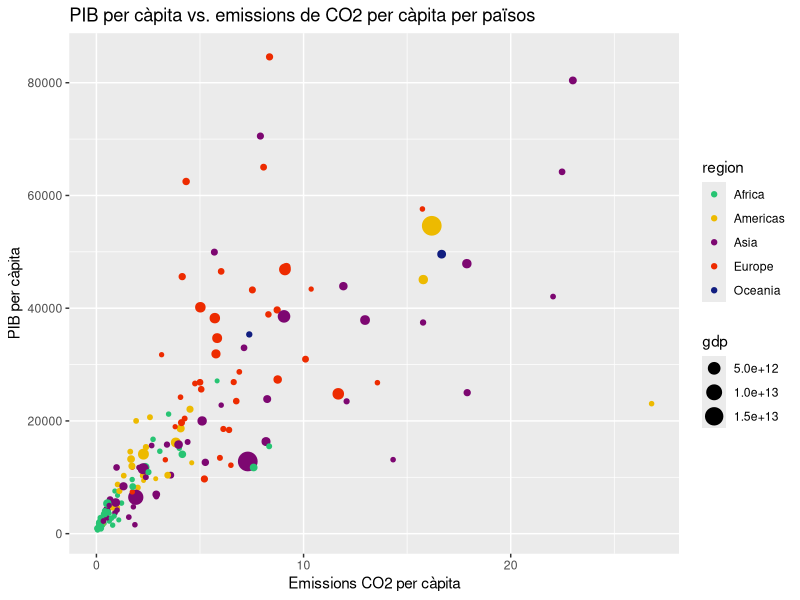

This figure's R source:
## ---- chunk 1
#install.packages("ggplot2")
library(ggplot2)

## ---- chunk 2
# Carreguem el fitxer csv i mostrem les primeres files.
v2 <- read.csv(file = 'v2.csv')
head(v2,20)

ggplot(v2, aes(x=co2_per_capita, y=gdp_per_capita, color=region, size=gdp)) + 
  geom_point()  + 
  scale_color_manual(values=c('#27c473','#edba00', '#7d0771', '#ed2b00', '#111e80')) +
  xlab("Emissions CO2 per càpita") + 
  ylab("PIB per càpita") + 
  ggtitle("PIB per càpita vs. emissions de CO2 per càpita per països")

